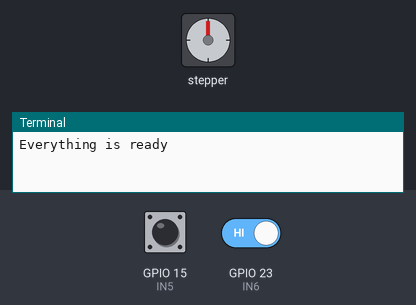
Bench run of a program on a simulated Raspberry Pi (BCM pin numbers). Shown: stepper motor, the last lines printed to the terminal. Inputs (shaded band) come from the test bench; at power-on: GPIO 23 (IN6) HIGH, GPIO 15 (IN5) LOW. The clock reads 2024-03-15 10:24:30 at power-on unless the program sets it; files the program writes start out absent; the stepper is drawn at 2048 steps a turn.

Above: at 5.0 s.
5.1 s: GPIO 23 (IN6) driven LOW
At 6.6 s:
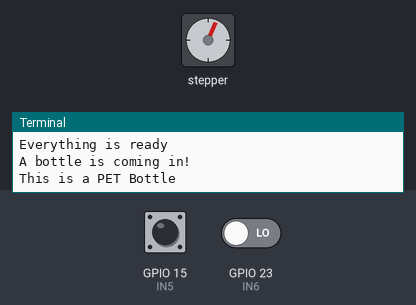
At 7.9 s:
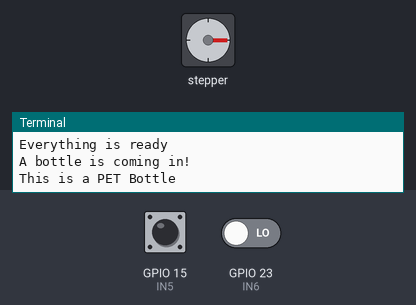
8.1 s: GPIO 15 (IN5) pulled HIGH for 3.2 s
12.9 s: GPIO 23 (IN6) driven HIGH
At 13.12 s:
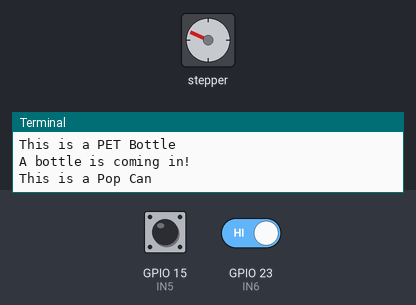
Timing chart, 0 to 15.9 s (numbered marks = the images above; inputs shaded):
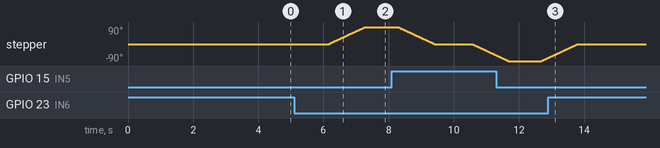

The program:

NO2withWorkingRecord.py
```python
import RPi.GPIO as GPIO
import time

IN1 = 19
IN2 = 26
IN3 = 20
IN4 = 21
IN5 = 15
IN6 = 23

delay = 0.002 #控制转速，增大则转速变慢  最快稳定转速大概为0.0017（这个速度想要转的话需要预热，不然转不起来）
steps = 128  #控制转动时长
bottles = 0
mode = 0
recentLog = "/home/huangjun/Desktop/rl.txt"
logg = "/home/huangjun/Desktop/l.txt"

def init():
    GPIO.setwarnings(False)
    GPIO.setmode(GPIO.BCM)
    GPIO.setup(IN1, GPIO.OUT)
    GPIO.setup(IN2, GPIO.OUT)
    GPIO.setup(IN3, GPIO.OUT)
    GPIO.setup(IN4, GPIO.OUT)
    GPIO.setup(IN6, GPIO.IN)
    GPIO.setup(IN5, GPIO.IN, pull_up_down=GPIO.PUD_DOWN)
    pass

def detect():
    global bottles, mode
    while(bottles < 8):     # 控制最大容量，8只是测试值
        if GPIO.input(IN6) == 0:    # 红外传感器，检测到瓶子投入
            time.sleep(0.05)
            bottles += 1
            print ("A bottle is coming in!")
            interval = True                 # 开始计时
            begin = time.time()             # 当前时刻
            while interval == True:         # 1秒的计时循环
                if GPIO.input(IN5) == 1:    # 1秒内，若金属传感器检测到金属
                    mode = 1                # 切换到金属处理模式
                if time.time() - begin >= 1:  # 循环时间到达1秒后
                    interval = False        # 结束循环
            sortingAction(mode)
            mode = 0


def setStep(h1, h2, h3, h4):
    GPIO.output(IN1, h1)
    GPIO.output(IN2, h2)
    GPIO.output(IN3, h3)
    GPIO.output(IN4, h4)

def stop():
    setStep(0,0,0,0)

def step(direction, step):
    global recentLog
    if direction == 1:      # 控制顺时针转
        for i in range(0, step):
            setStep(1, 0, 0, 0)
            time.sleep(delay)
            setStep(0, 1, 0, 0)
            time.sleep(delay)
            setStep(0, 0, 1, 0)
            time.sleep(delay)
            setStep(0, 0, 0, 1)
            time.sleep(delay)
            with open(recentLog,'w') as recent_log:
                recent_log.write("1\n")
                recent_log.write(str(i+1))
    else:                   # 控制逆时针转
        for i in range(0, step):
            setStep(0, 0, 0, 1)
            time.sleep(delay)
            setStep(0, 0, 1, 0)
            time.sleep(delay)
            setStep(0, 1, 0, 0)
            time.sleep(delay)
            setStep(1, 0, 0, 0)
            time.sleep(delay)
            with open(recentLog,'w') as recent_log:
                recent_log.write("0\n")
                recent_log.write(str(i+1))

def sortingAction(mode):
    global steps, recentLog, logg
    with open(logg, 'a') as log:
        if mode == 1:
            print ("This is a Pop Can")
            step(False, steps)     # 控制逆时针转
            time.sleep(1)
            step(True, steps)      # 控制顺时针转
            time.sleep(0.1)
            GPIO.setup(IN5, GPIO.IN, pull_up_down=GPIO.PUD_DOWN)
            time.sleep(0.1)
            log.write(time.strftime("%Y-%m-%d %H:%M:%S, PopCan", time.localtime())+"\n")
        else:
            print ("This is a PET Bottle")
            step(True, steps)     # 控制顺时针转
            time.sleep(1)
            step(False, steps)      # 控制逆时针转
            time.sleep(0.1)
            log.write(time.strftime("%Y-%m-%d %H:%M:%S, PET", time.localtime())+"\n")

def restartCheck():
    global steps, recentLog, logg
    with open(recentLog,'r') as recent_log:
        time.sleep(0.1)
        direction = recent_log.readline(1)
        recent_log.seek(2,0)
        read_data = recent_log.readline()
        if int(read_data) != steps:
            step(False if direction == 1 else True, int(read_data))     # 复位
            with open(logg, 'a') as log:
                time.sleep(0.2)
                log.write("PopCan " if direction == 0 else "PET "
                          + time.strftime("%Y-%m-%d %H:%M:%S, ", time.localtime())    # 数据与急停记录
                          + "Emergency STOP!\n")
        print("Everything is ready")

time.sleep(0.5)
init()
restartCheck()
time.sleep(0.5)
detect()
GPIO.cleanup()
```

Measured:
- after the input at 5.1 s, stepper: turns 90° clockwise in 1.1 s, starting after 1.1 s
- after the input at 12.9 s, stepper: goes on until 13.8 s, then stays 0°
